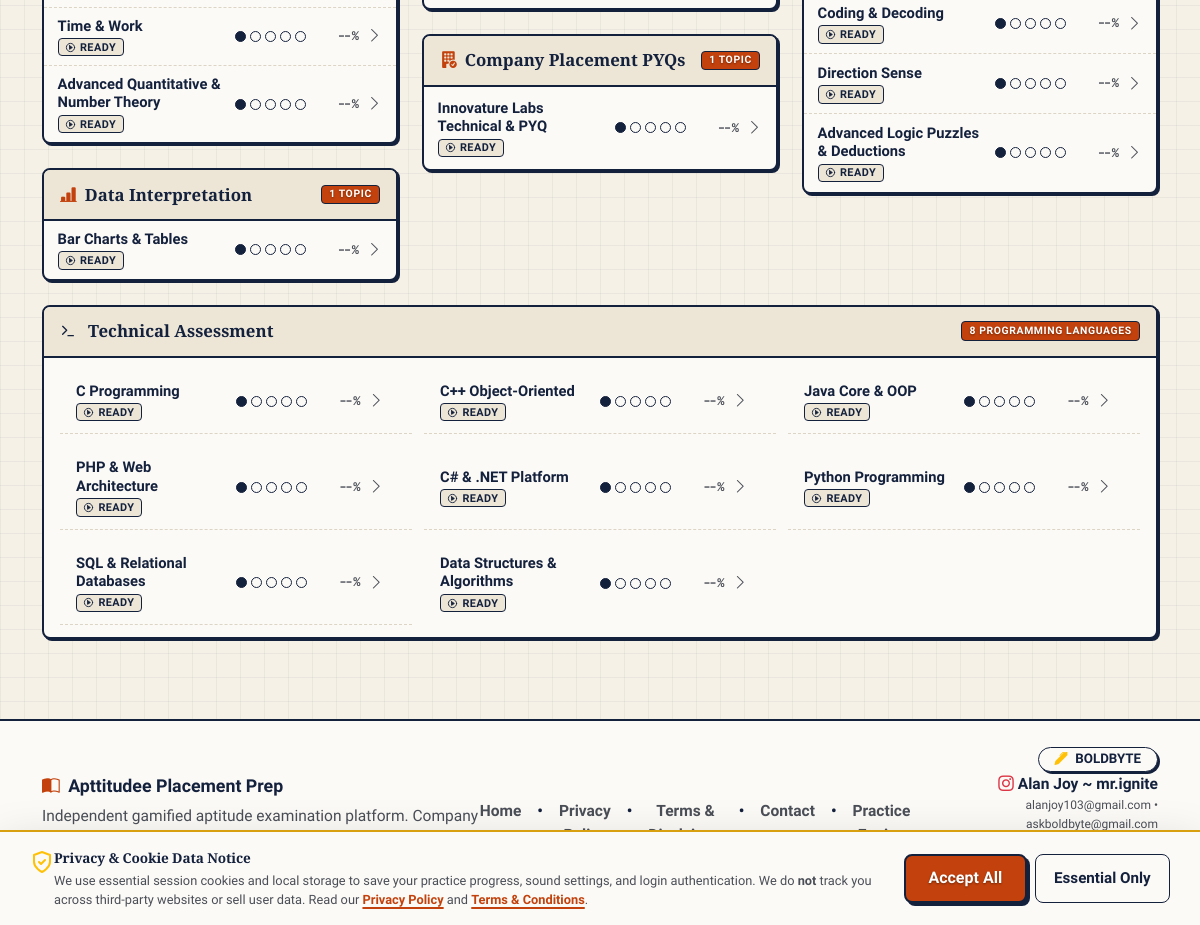
The page /public/index.php?action=practice (lower part) on the database as committed earlier.
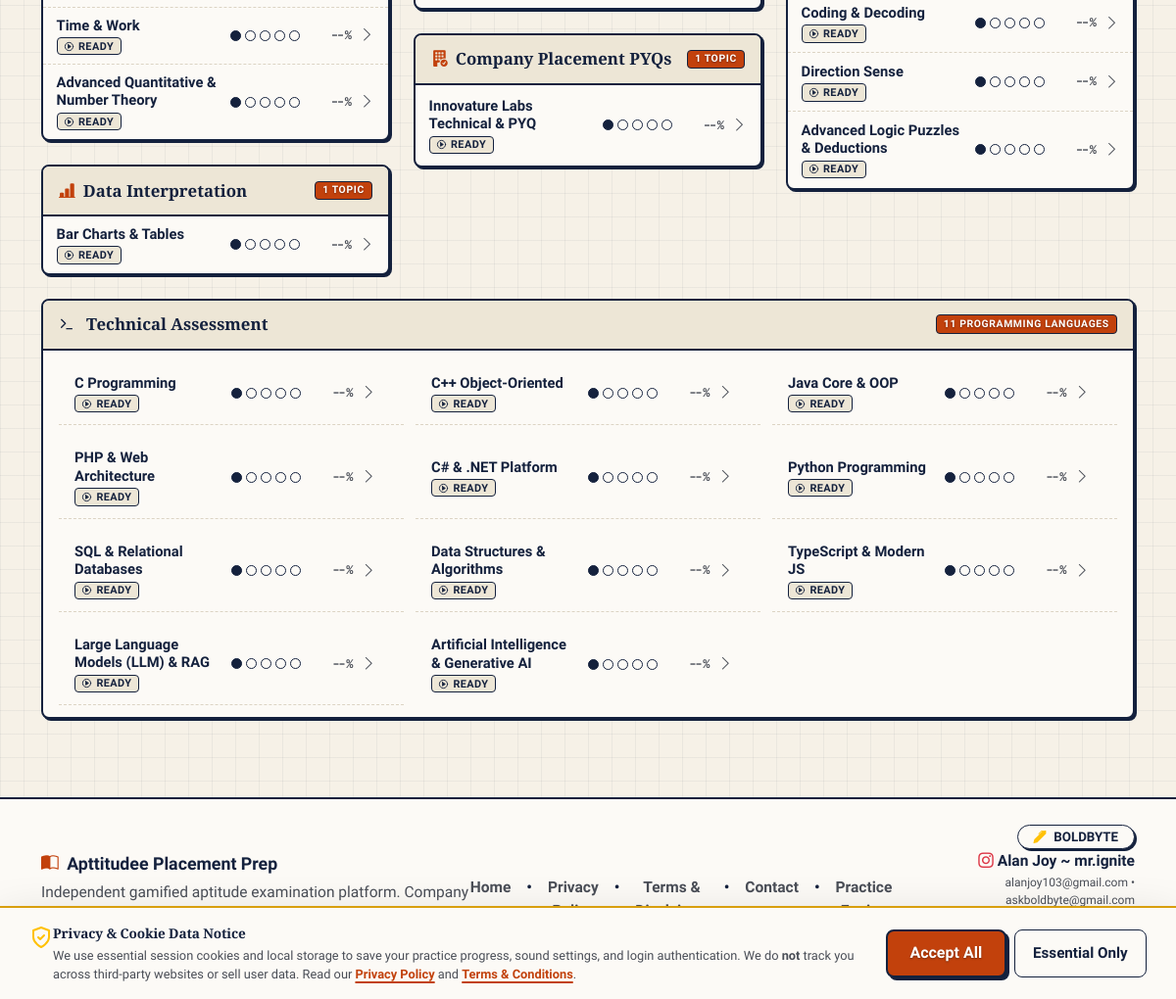
The same page on the database as committed later.
### tables this page shows
CREATE TABLE `subtopics` (
  `id` int NOT NULL AUTO_INCREMENT,
  `topic_id` int NOT NULL,
  `name` varchar(100) NOT NULL,
  `code` varchar(50) NOT NULL,
  `created_at` timestamp NULL DEFAULT CURRENT_TIMESTAMP,
  PRIMARY KEY (`id`),
  UNIQUE KEY `code` (`code`),
  KEY `topic_id` (`topic_id`),
  CONSTRAINT `subtopics_ibfk_1` FOREIGN KEY (`topic_id`) REFERENCES `topics` (`id`) ON DELETE CASCADE
);

CREATE TABLE `topics` (
  `id` int NOT NULL AUTO_INCREMENT,
  `name` varchar(100) NOT NULL,
  `code` varchar(20) NOT NULL,
  `icon` varchar(50) DEFAULT 'bi-journal-text',
  `created_at` timestamp NULL DEFAULT CURRENT_TIMESTAMP,
  PRIMARY KEY (`id`),
  UNIQUE KEY `code` (`code`)
);

### app/Views/practice.php (the view, shortened to what the rows shown need)
<?php
$isQuizSession = isset($_GET['session']) || isset($_GET['subtopic_id']) || isset($_GET['language']) || (isset($_GET['mode']) && $_GET['mode'] === 'quiz');
if (!$isQuizSession):
    $db = Database::getConnection();
    $topics = $db->query("SELECT * FROM topics ORDER BY id ASC")->fetchAll(PDO::FETCH_ASSOC);
    $subtopics = $db->query("SELECT s.*, t.name as topic_name, t.code as topic_code FROM subtopics s JOIN topics t ON s.topic_id = t.id ORDER BY s.topic_id ASC, s.id ASC")->fetchAll(PDO::FETCH_ASSOC);
    $userProgressMap = [];
    $totalQuestionsMap = [];
    try {
        $tqRows = $db->query("SELECT subtopic_id, COUNT(*) as cnt FROM questions WHERE is_published = 1 GROUP BY subtopic_id")->fetchAll(PDO::FETCH_ASSOC);
        foreach ($tqRows as $r) {
            $totalQuestionsMap[$r['subtopic_id']] = (int)$r['cnt'];
        }
    } catch (\Throwable $e) {}
    $userAttemptedMap = [];
    $continueSubtopic = null;
    if (!$continueSubtopic && !empty($subtopics)) {
        foreach ($subtopics as $sub) {
            $tQ = $totalQuestionsMap[$sub['id']] ?? 0;
            $aQ = $userAttemptedMap[$sub['id']] ?? 0;
            $isDone = ($tQ > 0 && $aQ >= $tQ);
            if (!$isDone) {
                $continueSubtopic = $sub;
                break;
            }
        }
    }
    $masonryOrder = [1, 4, 3, 6, 2];
    $masonryTopics = [];
    $techTopic = null;
    foreach ($topics as $t) {
        if ((int)$t['id'] === 5) {
            $techTopic = $t;
        }
    }
    foreach ($masonryOrder as $targetId) {
        foreach ($topics as $t) {
            if ((int)$t['id'] === $targetId) {
                $masonryTopics[] = $t;
                break;
            }
        }
    }
?>
<div class="syllabus-board-container" id="syllabusBoardContainer">
  <?php $continueTopicId = $continueSubtopic ? (int)$continueSubtopic['topic_id'] : 1; ?>
  <div class="syllabus-grid" id="syllabusTopicsGrid">
    <?php foreach ($masonryTopics as $topic):
      $groupSubtopics = array_values(array_filter($subtopics, fn($s) => $s['topic_id'] == $topic['id']));
      $subCount = count($groupSubtopics);
      $topicBadgeLabel = ($subCount === 1) ? '1 Topic' : "$subCount Topics";
      $isDefaultOpen = ((int)$topic['id'] === $continueTopicId);
    ?>
      <div class="syllabus-group-card <?= $isDefaultOpen ? 'is-open' : '' ?>" id="syllabusGroupCard_<?= $topic['id'] ?>" data-topic-code="<?= htmlspecialchars($topic['code']) ?>" data-topic-id="<?= $topic['id'] ?>">
        <div class="syllabus-group-header p-0">
          <h2 class="syllabus-group-header-wrap m-0 p-0 w-100">
            <button type="button" class="syllabus-group-header-btn" id="syllabusHeaderBtn_<?= $topic['id'] ?>" aria-expanded="<?= $isDefaultOpen ? 'true' : 'false' ?>" aria-controls="syllabusPanel_<?= $topic['id'] ?>" onclick="toggleSyllabusGroup(<?= $topic['id'] ?>)">
              <span class="syllabus-header-main">
                <span class="syllabus-group-title text-ink">
                  <i class="bi <?= $topic['icon'] ?: 'bi-journal-bookmark' ?>" style="color: var(--marker-orange);"></i>
                  <span><?= htmlspecialchars($topic['name']) ?></span>
                </span>
              </span>
              <span class="syllabus-header-end">
                <span class="badge badge-stamp-sm syllabus-desktop-badge">
                  <?= $topicBadgeLabel ?>
                </span>
              </span>
            </button>
          </h2>
        </div>
        <div class="syllabus-accordion-collapse" id="syllabusPanel_<?= $topic['id'] ?>" role="region" aria-labelledby="syllabusHeaderBtn_<?= $topic['id'] ?>">
          <div class="syllabus-accordion-inner">
            <div class="syllabus-topics-list">
              <?php
                $subIdx = 0;
                foreach ($groupSubtopics as $sub):
                  $subIdx++;
                  $prog = $userProgressMap[$sub['id']] ?? null;
                  $mastery = $prog ? (int)$prog['current_mastery_level'] : 1;
                  $attempted = $prog ? (int)$prog['total_attempted'] : 0;
                  $correct = $prog ? (int)$prog['total_correct'] : 0;
                  $acc = $attempted > 0 ? round(($correct / $attempted) * 100) : null;
                  $totalQ = $totalQuestionsMap[$sub['id']] ?? 0;
                  $attemptedQ = $userAttemptedMap[$sub['id']] ?? 0;
                  $isCompleted = ($totalQ > 0 && $attemptedQ >= $totalQ);
                  if ($isCompleted) {
                      $statusClass = 'badge-status-completed';
                      $statusIcon = '#icon-shield-check';
                      $statusText = 'Completed';
                  } elseif ($mastery >= 5) {
                      $statusClass = 'badge-status-mastered';
                      $statusIcon = '#icon-shield-check';
                      $statusText = 'Mastered';
                  } elseif ($attempted > 0) {
                      $statusClass = 'badge-status-progress';
                      $statusIcon = '#icon-hourglass';
                      $statusText = 'Lvl ' . $mastery;
                  } else {
                      $statusClass = 'badge-status-ready';
                      $statusIcon = '#icon-play-circle';
                      $statusText = 'Ready';
                  }
              ?>
                <a href="index.php?action=practice&subtopic_id=<?= $sub['id'] ?>&session=1" class="syllabus-topic-row <?= $isCompleted ? 'is-completed' : '' ?>" data-topic-name="<?= strtolower(htmlspecialchars($sub['name'])) ?>" aria-label="Practice <?= htmlspecialchars($sub['name']) ?>, <?= $statusText ?>" style="--row-idx: <?= $subIdx ?>;">
                  <div class="topic-row-info">
                    <span class="topic-row-name text-ink fw-bold d-block">
                      <?= htmlspecialchars($sub['name']) ?>
                    </span>
                    <div class="topic-row-meta">
                      <span class="badge-status-tag <?= $statusClass ?>">
                        <svg class="exam-icon icon-11"><use href="<?= $statusIcon ?>"></use></svg> <?= $statusText ?>
                      </span>
                    </div>
                  </div>
                  <div class="d-flex align-items-center gap-2 flex-shrink-0">
                    <div class="topic-omr-progress" title="<?= $isCompleted ? 'All Questions Completed!' : 'Mastery Level ' . $mastery . '/5' ?>" aria-hidden="true">
                      <?php for ($i = 1; $i <= 5; $i++): ?>
                        <span class="omr-level-bubble <?= ($isCompleted || $i <= $mastery) ? 'filled' : '' ?>"></span>
                      <?php endfor; ?>
                    </div>
                    <span class="topic-accuracy-mono">
                      <?= $isCompleted && $acc === null ? '100%' : ($acc !== null ? $acc . '%' : '--%') ?>
                    </span>
                    <i class="bi bi-chevron-right text-ink-muted small" aria-hidden="true"></i>
                  </div>
                </a>
              <?php endforeach; ?>
            </div>
          </div>
        </div>
      </div>
    <?php endforeach; ?>
  </div>
  <?php if ($techTopic):
    $techSubtopics = array_values(array_filter($subtopics, fn($s) => $s['topic_id'] == $techTopic['id']));
    if (!empty($techSubtopics)):
      $techCount = count($techSubtopics);
      $techBadgeLabel = "$techCount Programming Languages";
      $isTechOpen = ((int)$techTopic['id'] === $continueTopicId);
  ?>
    <div class="syllabus-tech-fullwidth syllabus-group-card <?= $isTechOpen ? 'is-open' : '' ?>" id="syllabusGroupCard_<?= $techTopic['id'] ?>" data-topic-code="<?= htmlspecialchars($techTopic['code']) ?>" data-topic-id="<?= $techTopic['id'] ?>">
      <div class="syllabus-group-header p-0">
        <h2 class="syllabus-group-header-wrap m-0 p-0 w-100">
          <button type="button" class="syllabus-group-header-btn" id="syllabusHeaderBtn_<?= $techTopic['id'] ?>" aria-expanded="<?= $isTechOpen ? 'true' : 'false' ?>" aria-controls="syllabusPanel_<?= $techTopic['id'] ?>" onclick="toggleSyllabusGroup(<?= $techTopic['id'] ?>)">
            <span class="syllabus-header-main">
              <span class="syllabus-group-title text-ink">
                <svg class="exam-icon me-1 text-marker icon-16"><use href="#icon-terminal"></use></svg>
                <span><?= htmlspecialchars($techTopic['name']) ?></span>
              </span>
            </span>
            <span class="syllabus-header-end">
              <span class="badge badge-stamp-sm syllabus-desktop-badge">
                <?= $techBadgeLabel ?>
              </span>
            </span>
          </button>
        </h2>
      </div>
      <div class="syllabus-accordion-collapse" id="syllabusPanel_<?= $techTopic['id'] ?>" role="region" aria-labelledby="syllabusHeaderBtn_<?= $techTopic['id'] ?>">
        <div class="syllabus-accordion-inner">
          <div class="syllabus-topics-inner-grid">
            <?php
              $techIdx = 0;
              foreach ($techSubtopics as $sub):
                $techIdx++;
                $prog = $userProgressMap[$sub['id']] ?? null;
                $mastery = $prog ? (int)$prog['current_mastery_level'] : 1;
                $attempted = $prog ? (int)$prog['total_attempted'] : 0;
                $correct = $prog ? (int)$prog['total_correct'] : 0;
                $acc = $attempted > 0 ? round(($correct / $attempted) * 100) : null;
                $totalQ = $totalQuestionsMap[$sub['id']] ?? 0;
                $attemptedQ = $userAttemptedMap[$sub['id']] ?? 0;
                $isCompleted = ($totalQ > 0 && $attemptedQ >= $totalQ);
                if ($isCompleted) {
                    $statusClass = 'badge-status-completed';
                    $statusIcon = '#icon-shield-check';
                    $statusText = 'Completed';
                } elseif ($mastery >= 5) {
                    $statusClass = 'badge-status-mastered';
                    $statusIcon = '#icon-shield-check';
                    $statusText = 'Mastered';
                } elseif ($attempted > 0) {
                    $statusClass = 'badge-status-progress';
                    $statusIcon = '#icon-hourglass';
                    $statusText = 'Lvl ' . $mastery;
                } else {
                    $statusClass = 'badge-status-ready';
                    $statusIcon = '#icon-play-circle';
                    $statusText = 'Ready';
                }
            ?>
              <a href="index.php?action=practice&subtopic_id=<?= $sub['id'] ?>&session=1" class="syllabus-topic-row <?= $isCompleted ? 'is-completed' : '' ?>" data-topic-name="<?= strtolower(htmlspecialchars($sub['name'])) ?>" aria-label="Practice <?= htmlspecialchars($sub['name']) ?>, <?= $statusText ?>" style="--row-idx: <?= $techIdx ?>;">
                <div class="topic-row-info">
                  <span class="topic-row-name text-ink fw-bold d-block">
                    <?= htmlspecialchars($sub['name']) ?>
                  </span>
                  <div class="topic-row-meta">
                    <span class="badge-status-tag <?= $statusClass ?>">
                      <svg class="exam-icon icon-11"><use href="<?= $statusIcon ?>"></use></svg> <?= $statusText ?>
                    </span>
                  </div>
                </div>
                <div class="d-flex align-items-center gap-2 flex-shrink-0">
                  <div class="topic-omr-progress" title="<?= $isCompleted ? 'All Questions Completed!' : 'Mastery Level ' . $mastery . '/5' ?>" aria-hidden="true">
                    <?php for ($i = 1; $i <= 5; $i++): ?>
                      <span class="omr-level-bubble <?= ($isCompleted || $i <= $mastery) ? 'filled' : '' ?>"></span>
                    <?php endfor; ?>
                  </div>
                  <span class="topic-accuracy-mono">
                    <?= $isCompleted && $acc === null ? '100%' : ($acc !== null ? $acc . '%' : '--%') ?>
                  </span>
                  <i class="bi bi-chevron-right text-ink-muted small" aria-hidden="true"></i>
                </div>
              </a>
            <?php endforeach; ?>
          </div>
        </div>
      </div>
    </div>
  <?php endif; endif; ?>
</div>
<?php endif; ?>

Rows that differ between the two databases and show on the page:
added subtopics: name "TypeScript & Modern JS", id "READY"
added subtopics: name "Large Language Models (LLM) & RAG", id "READY"
added subtopics: name "Artificial Intelligence & Generative AI", id "READY"
Other text that changed with them:
$techBadgeLabel: "8 PROGRAMMING LANGUAGES" → "11 PROGRAMMING LANGUAGES"
